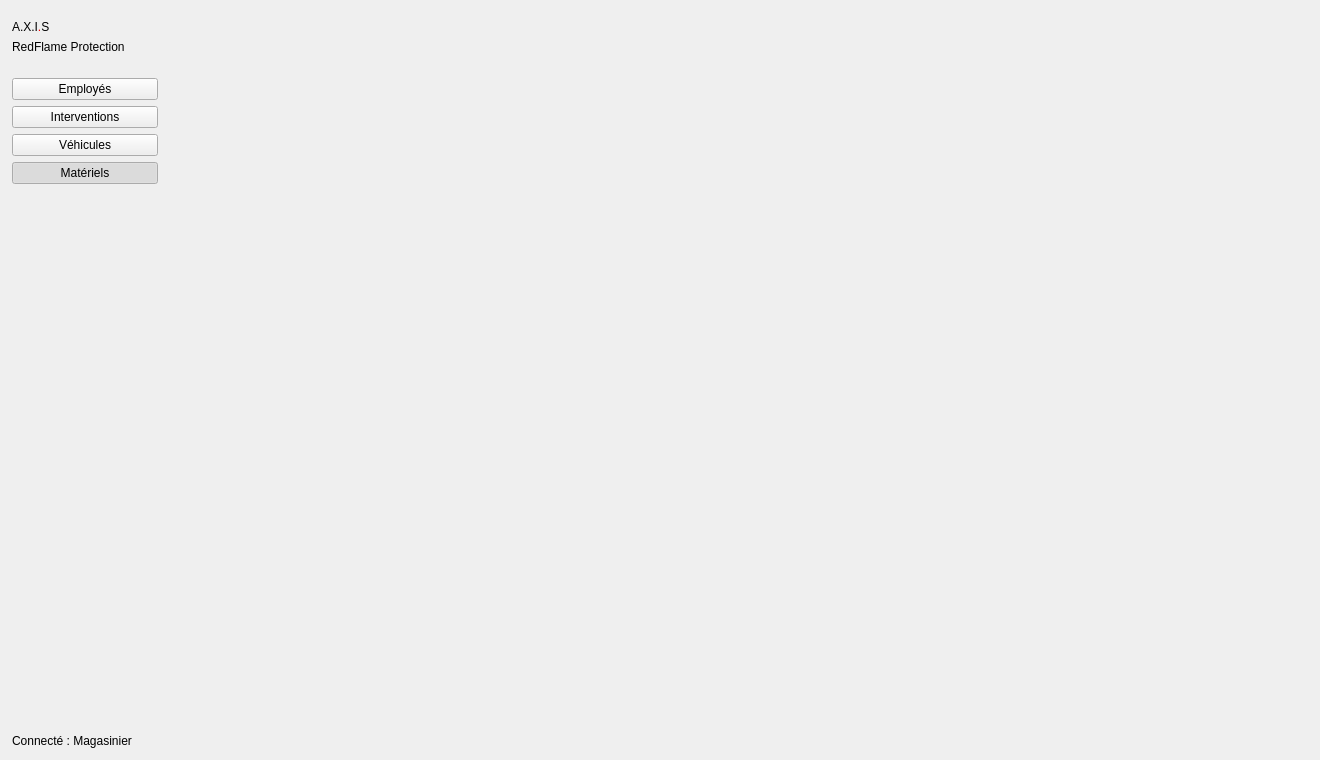
<?xml version="1.0" encoding="UTF-8"?>
<ui version="4.0">
 <class>MainWindow</class>
<widget class="QMainWindow" name="MainWindow"><property name="geometry"><rect><x>0</x><y>0</y><width>1320</width><height>760</height></rect></property><property name="minimumSize"><size><width>1000</width><height>560</height></size></property><property name="windowTitle"><string>A.X.I.S – RedFlame Protection</string></property><widget class="QWidget" name="centralwidget"><layout class="QHBoxLayout" name="mainLayout"><property name="spacing"><number>0</number></property><property name="leftMargin"><number>0</number></property><property name="topMargin"><number>0</number></property><property name="rightMargin"><number>0</number></property><property name="bottomMargin"><number>0</number></property><item><widget class="QFrame" name="sidebar"><property name="minimumSize"><size><width>170</width><height>0</height></size></property><property name="maximumSize"><size><width>170</width><height>16777215</height></size></property><layout class="QVBoxLayout" name="sidebarLayout"><property name="spacing"><number>6</number></property><property name="leftMargin"><number>12</number></property><property name="topMargin"><number>20</number></property><property name="rightMargin"><number>12</number></property><property name="bottomMargin"><number>12</number></property><item><widget class="QLabel" name="logo"><property name="text"><string>A.X.I&lt;span style="color:#ff0000"&gt;.&lt;/span&gt;S</string></property><property name="textFormat"><enum>Qt::RichText</enum></property></widget></item><item><widget class="QLabel" name="logoSub"><property name="text"><string>RedFlame Protection</string></property></widget></item><item><spacer name="sbSp1"><property name="orientation"><enum>Qt::Vertical</enum></property><property name="sizeType"><enum>QSizePolicy::Fixed</enum></property><property name="sizeHint" stdset="0"><size><width>20</width><height>18</height></size></property></spacer></item><item><widget class="QPushButton" name="btnEmployes"><property name="text"><string>Employés</string></property><property name="checkable"><bool>true</bool></property><property name="autoExclusive"><bool>true</bool></property><property name="cursor"><cursorShape>PointingHandCursor</cursorShape></property><property name="nav" stdset="0"><bool>true</bool></property></widget></item><item><widget class="QPushButton" name="btnInterventions"><property name="text"><string>Interventions</string></property><property name="checkable"><bool>true</bool></property><property name="autoExclusive"><bool>true</bool></property><property name="cursor"><cursorShape>PointingHandCursor</cursorShape></property><property name="nav" stdset="0"><bool>true</bool></property></widget></item><item><widget class="QPushButton" name="btnVehicules"><property name="text"><string>Véhicules</string></property><property name="checkable"><bool>true</bool></property><property name="autoExclusive"><bool>true</bool></property><property name="cursor"><cursorShape>PointingHandCursor</cursorShape></property><property name="nav" stdset="0"><bool>true</bool></property></widget></item><item><widget class="QPushButton" name="btnMateriels"><property name="text"><string>Matériels</string></property><property name="checkable"><bool>true</bool></property><property name="autoExclusive"><bool>true</bool></property><property name="checked"><bool>true</bool></property><property name="cursor"><cursorShape>PointingHandCursor</cursorShape></property><property name="nav" stdset="0"><bool>true</bool></property></widget></item><item><spacer name="sbSp2"><property name="orientation"><enum>Qt::Vertical</enum></property><property name="sizeHint" stdset="0"><size><width>20</width><height>40</height></size></property></spacer></item><item><widget class="QLabel" name="sidebarFooter"><property name="text"><string>Connecté : Magasinier</string></property></widget></item></layout></widget></item><item><widget class="QStackedWidget" name="stack"><property name="currentIndex"><number>3</number></property><widget class="QWidget" name="pageEmployes"><layout class="QVBoxLayout" name="pageEmployesLayout"><property name="leftMargin"><number>0</number></property><property name="topMargin"><number>0</number></property><property name="rightMargin"><number>0</number></property><property name="bottomMargin"><number>0</number></property><item><widget class="QLabel" name="lblEmployes"><property name="text"><string>Module « Employés » – à intégrer ici</string></property><property name="alignment"><set>Qt::AlignCenter</set></property><property name="placeholder" stdset="0"><bool>true</bool></property></widget></item></layout></widget><widget class="QWidget" name="pageInterventions"><layout class="QVBoxLayout" name="pageInterventionsLayout"><property name="leftMargin"><number>0</number></property><property name="topMargin"><number>0</number></property><property name="rightMargin"><number>0</number></property><property name="bottomMargin"><number>0</number></property><item><widget class="QLabel" name="lblInterventions"><property name="text"><string>Module « Interventions » – à intégrer ici</string></property><property name="alignment"><set>Qt::AlignCenter</set></property><property name="placeholder" stdset="0"><bool>true</bool></property></widget></item></layout></widget><widget class="QWidget" name="pageVehicules"><layout class="QVBoxLayout" name="pageVehiculesLayout"><property name="leftMargin"><number>0</number></property><property name="topMargin"><number>0</number></property><property name="rightMargin"><number>0</number></property><property name="bottomMargin"><number>0</number></property><item><widget class="QLabel" name="lblVehicules"><property name="text"><string>Module « Véhicules » – à intégrer ici</string></property><property name="alignment"><set>Qt::AlignCenter</set></property><property name="placeholder" stdset="0"><bool>true</bool></property></widget></item></layout></widget><widget class="QScrollArea" name="scrollMateriels"><property name="frameShape"><enum>QFrame::NoFrame</enum></property><property name="widgetResizable"><bool>true</bool></property><widget class="MaterielPage" name="materielPage"/></widget></widget></item></layout></widget></widget>
 <customwidgets><customwidget><class>MaterielPage</class><extends>QWidget</extends><header>materielpage.h</header></customwidget></customwidgets>
 <resources/>
 <connections/>
</ui>
